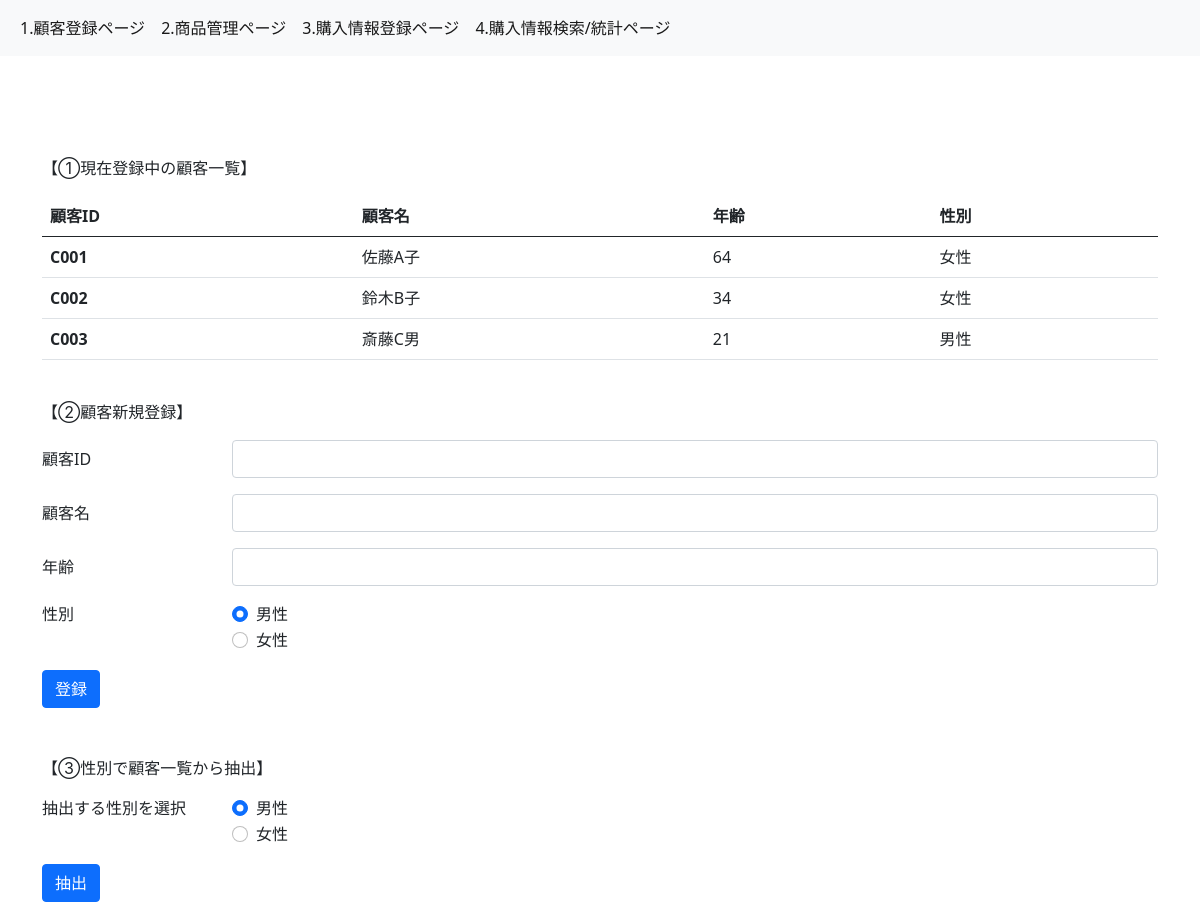
The page / on the database its author committed.
### models.py (models this page shows, shortened)
class Customer(db.Model):
    __tablename__="customers"
    customer_id = db.Column(db.String,primary_key=True)
    customer_name = db.Column(db.String,nullable=False)
    age = db.Column(db.Integer)
    gender = db.Column(db.String)
    purchases = db.relationship("Purchase",backref="customers",cascade="delete")

### app.py (the view)
@app.route("/")
def index():
    customers = Customer.query.all()
    return render_template("1_index.html",customers=customers)

### templates/1_index.html
{% extends "base.html" %} {% block content %}
<p>【①現在登録中の顧客一覧】</p>
<table class="table">
  <thead>
    <tr>
      <th scope="col">顧客ID</th>
      <th scope="col">顧客名</th>
      <th scope="col">年齢</th>
      <th scope="col">性別</th>
    </tr>
  </thead>
  <tbody>
    {% for customer in customers%}
    <tr>
      <th scope="row">{{customer.customer_id}}</th>
      <td>{{customer.customer_name}}</td>
      <td>{{customer.age}}</td>
      <td>{{customer.gender}}</td>
    </tr>
    {% endfor %}
  </tbody>
</table>
<br />
<p>【②顧客新規登録】</p>
<form action="/add_customer" method="post">
  <div class="row mb-3">
    <label for="input-customer-id" class="col-sm-2 col-form-label"
      >顧客ID</label
    >
    <div class="col-sm-10">
      <input
        type="text"
        class="form-control"
        id="input-customer-id"
        name="input-customer-id"
      />
    </div>
  </div>
  <div class="row mb-3">
    <label for="input-customer-name" class="col-sm-2 col-form-label"
      >顧客名</label
    >
    <div class="col-sm-10">
      <input
        type="text"
        class="form-control"
        id="input-customer-name"
        name="input-customer-name"
      />
    </div>
  </div>
  <div class="row mb-3">
    <label for="input-age" class="col-sm-2 col-form-label">年齢</label>
    <div class="col-sm-10">
      <input
        type="number"
        class="form-control"
        id="input-age"
        name="input-age"
      />
    </div>
  </div>
  <fieldset class="row mb-3">
    <legend class="col-form-label col-sm-2 pt-0">性別</legend>
    <div class="col-sm-10">
      <div class="form-check">
        <input
          class="form-check-input"
          type="radio"
          name="input-gender"
          id="gender-male"
          value="男性"
          checked
        />
        <label class="form-check-label" for="gender-male">男性 </label>
      </div>
      <div class="form-check">
        <input
          class="form-check-input"
          type="radio"
          name="input-gender"
          id="gender-female"
          value="女性"
        />
        <label class="form-check-label" for="gender-female"> 女性 </label>
      </div>
    </div>
  </fieldset>
  <button type="submit" class="btn btn-primary" formmethod="post">登録</button>
</form>
<br />
<br />
<p>【③性別で顧客一覧から抽出】</p>
<form action="/select_gender" method="post">
  <fieldset class="row mb-3">
    <legend class="col-form-label col-sm-2 pt-0">抽出する性別を選択</legend>
    <div class="col-sm-10">
      <div class="form-check">
        <input
          class="form-check-input"
          type="radio"
          name="input-gender2"
          id="gender-male2"
          value="男性"
          checked
        />
        <label class="form-check-label" for="gender-male2">男性 </label>
      </div>
      <div class="form-check">
        <input
          class="form-check-input"
          type="radio"
          name="input-gender2"
          id="gender-female2"
          value="女性"
        />
        <label class="form-check-label" for="gender-female2"> 女性 </label>
      </div>
    </div>
  </fieldset>
  <button type="submit" class="btn btn-primary" formmethod="post">抽出</button>
</form>
{% endblock %}

### rows shown on the page
Customer: customer_id "C001", customer_name "佐藤A子", age "64", gender "女性"
Customer: customer_id "C002", customer_name "鈴木B子", age "34", gender "女性"
Customer: customer_id "C003", customer_name "斎藤C男", age "21", gender "男性"
